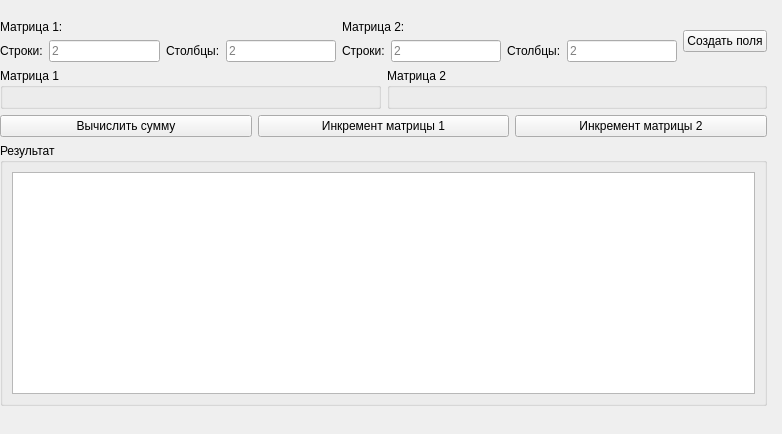
<?xml version="1.0" encoding="UTF-8"?>
<ui version="4.0">
 <class>Form</class>
 <widget class="QWidget" name="Form">
  <property name="geometry">
   <rect>
    <x>0</x>
    <y>0</y>
    <width>782</width>
    <height>434</height>
   </rect>
  </property>
  <property name="windowTitle">
   <string>Form</string>
  </property>
  <widget class="QWidget" name="centralwidget_2">
   <property name="geometry">
    <rect>
     <x>0</x>
     <y>20</y>
     <width>767</width>
     <height>386</height>
    </rect>
   </property>
   <layout class="QGridLayout" name="gridLayout">
    <item row="0" column="0">
     <layout class="QHBoxLayout" name="horizontalLayout">
      <item>
       <layout class="QVBoxLayout" name="verticalLayout_2">
        <item>
         <widget class="QLabel" name="label">
          <property name="text">
           <string>Матрица 1:</string>
          </property>
         </widget>
        </item>
        <item>
         <layout class="QHBoxLayout" name="horizontalLayout_3">
          <item>
           <widget class="QLabel" name="label_2">
            <property name="text">
             <string>Строки:</string>
            </property>
           </widget>
          </item>
          <item>
           <widget class="QLineEdit" name="rows1Edit">
            <property name="placeholderText">
             <string>2</string>
            </property>
           </widget>
          </item>
          <item>
           <widget class="QLabel" name="label_3">
            <property name="frameShape">
             <enum>QFrame::Shape::NoFrame</enum>
            </property>
            <property name="frameShadow">
             <enum>QFrame::Shadow::Plain</enum>
            </property>
            <property name="text">
             <string>Столбцы:</string>
            </property>
           </widget>
          </item>
          <item>
           <widget class="QLineEdit" name="cols1Edit">
            <property name="placeholderText">
             <string>2</string>
            </property>
           </widget>
          </item>
         </layout>
        </item>
       </layout>
      </item>
      <item>
       <layout class="QVBoxLayout" name="verticalLayout_3">
        <item>
         <widget class="QLabel" name="label_4">
          <property name="text">
           <string>Матрица 2:</string>
          </property>
         </widget>
        </item>
        <item>
         <layout class="QHBoxLayout" name="horizontalLayout_4">
          <item>
           <widget class="QLabel" name="label_5">
            <property name="text">
             <string>Строки:</string>
            </property>
           </widget>
          </item>
          <item>
           <widget class="QLineEdit" name="rows2Edit">
            <property name="placeholderText">
             <string>2</string>
            </property>
           </widget>
          </item>
          <item>
           <widget class="QLabel" name="label_6">
            <property name="text">
             <string>Столбцы:</string>
            </property>
           </widget>
          </item>
          <item>
           <widget class="QLineEdit" name="cols2Edit">
            <property name="placeholderText">
             <string>2</string>
            </property>
           </widget>
          </item>
         </layout>
        </item>
       </layout>
      </item>
      <item>
       <widget class="QPushButton" name="createButton">
        <property name="text">
         <string>Создать поля</string>
        </property>
       </widget>
      </item>
     </layout>
    </item>
    <item row="3" column="0">
     <widget class="QGroupBox" name="groupBox_3">
      <property name="title">
       <string>Результат</string>
      </property>
      <layout class="QVBoxLayout" name="verticalLayout_4">
       <item>
        <widget class="QTextEdit" name="resultText">
         <property name="readOnly">
          <bool>true</bool>
         </property>
        </widget>
       </item>
       <item>
        <layout class="QGridLayout" name="resultLayout"/>
       </item>
      </layout>
     </widget>
    </item>
    <item row="2" column="0">
     <layout class="QHBoxLayout" name="horizontalLayout_2">
      <item>
       <widget class="QPushButton" name="sumButton">
        <property name="cursor">
         <cursorShape>PointingHandCursor</cursorShape>
        </property>
        <property name="text">
         <string>Вычислить сумму</string>
        </property>
       </widget>
      </item>
      <item>
       <widget class="QPushButton" name="inc1Button">
        <property name="cursor">
         <cursorShape>PointingHandCursor</cursorShape>
        </property>
        <property name="text">
         <string>Инкремент матрицы 1</string>
        </property>
       </widget>
      </item>
      <item>
       <widget class="QPushButton" name="inc2Button">
        <property name="cursor">
         <cursorShape>PointingHandCursor</cursorShape>
        </property>
        <property name="text">
         <string>Инкремент матрицы 2</string>
        </property>
       </widget>
      </item>
     </layout>
    </item>
    <item row="1" column="0">
     <layout class="QHBoxLayout" name="horizontalLayout_5">
      <item>
       <widget class="QGroupBox" name="groupBox">
        <property name="title">
         <string>Матрица 1</string>
        </property>
        <layout class="QGridLayout" name="matrix1Layout"/>
       </widget>
      </item>
      <item>
       <widget class="QGroupBox" name="groupBox_2">
        <property name="title">
         <string>Матрица 2</string>
        </property>
        <layout class="QGridLayout" name="matrix2Layout"/>
       </widget>
      </item>
     </layout>
    </item>
   </layout>
  </widget>
 </widget>
 <resources/>
 <connections/>
</ui>
